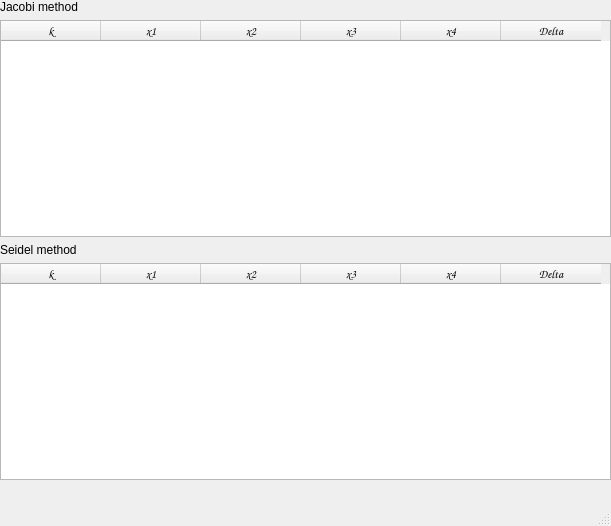
<?xml version="1.0" encoding="UTF-8"?>
<ui version="4.0">
 <class>MainWindow</class>
 <widget class="QMainWindow" name="MainWindow">
  <property name="geometry">
   <rect>
    <x>0</x>
    <y>0</y>
    <width>611</width>
    <height>526</height>
   </rect>
  </property>
  <property name="windowTitle">
   <string>MainWindow</string>
  </property>
  <widget class="QWidget" name="centralwidget">
   <widget class="QWidget" name="">
    <property name="geometry">
     <rect>
      <x>0</x>
      <y>0</y>
      <width>611</width>
      <height>480</height>
     </rect>
    </property>
    <layout class="QVBoxLayout" name="verticalLayout">
     <item>
      <widget class="QLabel" name="label">
       <property name="styleSheet">
        <string notr="true">font: 20pt &quot;Comic Sans MS&quot;;</string>
       </property>
       <property name="text">
        <string>Jacobi method</string>
       </property>
      </widget>
     </item>
     <item>
      <widget class="QTableWidget" name="jacobiTable">
       <property name="styleSheet">
        <string notr="true">font: 8pt &quot;Comic Sans MS&quot;;</string>
       </property>
       <property name="editTriggers">
        <set>QAbstractItemView::NoEditTriggers</set>
       </property>
       <attribute name="verticalHeaderVisible">
        <bool>false</bool>
       </attribute>
       <column>
        <property name="text">
         <string>k</string>
        </property>
        <property name="font">
         <font>
          <family>Comic Sans MS</family>
         </font>
        </property>
       </column>
       <column>
        <property name="text">
         <string>x1</string>
        </property>
        <property name="font">
         <font>
          <family>Comic Sans MS</family>
         </font>
        </property>
       </column>
       <column>
        <property name="text">
         <string>x2</string>
        </property>
        <property name="font">
         <font>
          <family>Comic Sans MS</family>
         </font>
        </property>
       </column>
       <column>
        <property name="text">
         <string>x3</string>
        </property>
        <property name="font">
         <font>
          <family>Comic Sans MS</family>
         </font>
        </property>
       </column>
       <column>
        <property name="text">
         <string>x4</string>
        </property>
        <property name="font">
         <font>
          <family>Comic Sans MS</family>
         </font>
        </property>
       </column>
       <column>
        <property name="text">
         <string>Delta</string>
        </property>
        <property name="font">
         <font>
          <family>Comic Sans MS</family>
         </font>
        </property>
       </column>
      </widget>
     </item>
     <item>
      <widget class="QLabel" name="label_2">
       <property name="styleSheet">
        <string notr="true">font: 20pt &quot;Comic Sans MS&quot;;</string>
       </property>
       <property name="text">
        <string>Seidel method</string>
       </property>
      </widget>
     </item>
     <item>
      <widget class="QTableWidget" name="seidelTable">
       <property name="styleSheet">
        <string notr="true">font: 8pt &quot;Comic Sans MS&quot;;</string>
       </property>
       <property name="editTriggers">
        <set>QAbstractItemView::NoEditTriggers</set>
       </property>
       <attribute name="verticalHeaderVisible">
        <bool>false</bool>
       </attribute>
       <column>
        <property name="text">
         <string>k</string>
        </property>
        <property name="font">
         <font>
          <family>Comic Sans MS</family>
         </font>
        </property>
       </column>
       <column>
        <property name="text">
         <string>x1</string>
        </property>
        <property name="font">
         <font>
          <family>Comic Sans MS</family>
         </font>
        </property>
       </column>
       <column>
        <property name="text">
         <string>x2</string>
        </property>
        <property name="font">
         <font>
          <family>Comic Sans MS</family>
         </font>
        </property>
       </column>
       <column>
        <property name="text">
         <string>x3</string>
        </property>
        <property name="font">
         <font>
          <family>Comic Sans MS</family>
         </font>
        </property>
       </column>
       <column>
        <property name="text">
         <string>x4</string>
        </property>
        <property name="font">
         <font>
          <family>Comic Sans MS</family>
         </font>
        </property>
       </column>
       <column>
        <property name="text">
         <string>Delta</string>
        </property>
        <property name="font">
         <font>
          <family>Comic Sans MS</family>
         </font>
        </property>
       </column>
      </widget>
     </item>
    </layout>
   </widget>
  </widget>
  <widget class="QMenuBar" name="menubar">
   <property name="geometry">
    <rect>
     <x>0</x>
     <y>0</y>
     <width>611</width>
     <height>21</height>
    </rect>
   </property>
  </widget>
  <widget class="QStatusBar" name="statusbar"/>
 </widget>
 <resources/>
 <connections/>
</ui>
